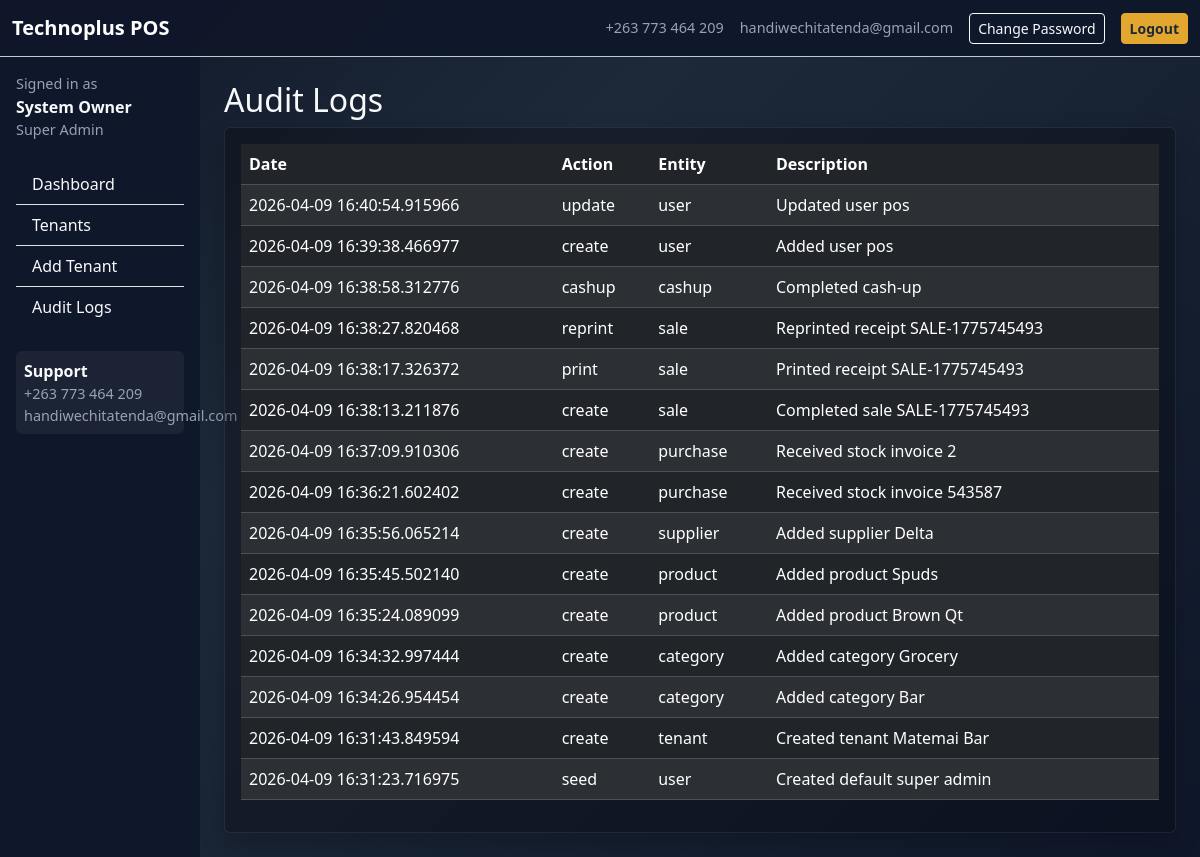
The page /admin/audit (signed in) on the database its author committed.
### app/models.py (models this page shows, shortened)
class TimestampMixin:
    created_at = db.Column(db.DateTime, default=datetime.utcnow, nullable=False)
    updated_at = db.Column(db.DateTime, default=datetime.utcnow, onupdate=datetime.utcnow)

class User(db.Model, UserMixin, TimestampMixin):
    id = db.Column(db.Integer, primary_key=True)
    tenant_id = db.Column(db.Integer, db.ForeignKey("tenant.id"), nullable=True)
    branch_id = db.Column(db.Integer, db.ForeignKey("branch.id"), nullable=True)
    full_name = db.Column(db.String(120), nullable=False)
    username = db.Column(db.String(80), unique=True, nullable=False)
    email = db.Column(db.String(120), default="")
    phone = db.Column(db.String(30), default="")
    password_hash = db.Column(db.String(255), nullable=False)
    role = db.Column(db.String(30), nullable=False, default="cashier")
    status = db.Column(db.String(20), default="active")
    must_change_password = db.Column(db.Boolean, default=False)
    last_login = db.Column(db.DateTime)
    tenant = db.relationship("Tenant", backref="users")
    branch = db.relationship("Branch", backref="users")
    @property
    def is_super_admin(self):
        return self.role == "super_admin"

class AuditLog(db.Model):
    id = db.Column(db.Integer, primary_key=True)
    tenant_id = db.Column(db.Integer, nullable=True)
    branch_id = db.Column(db.Integer, nullable=True)
    user_id = db.Column(db.Integer, nullable=True)
    action_type = db.Column(db.String(60), nullable=False)
    entity_type = db.Column(db.String(60), nullable=False)
    entity_id = db.Column(db.Integer, nullable=True)
    description = db.Column(db.String(255), default="")
    created_at = db.Column(db.DateTime, default=datetime.utcnow, nullable=False)

### app/routes.py (the view)
    @app.route("/admin/audit")
    @login_required
    def audit_logs():
        require_super_admin()
        logs = AuditLog.query.order_by(AuditLog.created_at.desc()).limit(200).all()
        return render_template("audit_logs.html", logs=logs)

### app/__init__.py (called while the page is built)
def create_app():
    app = Flask(__name__, instance_relative_config=True)
    os.makedirs(app.instance_path, exist_ok=True)
    db_path = os.path.join(app.instance_path, "technoplus_pos.db")
    app.config.update(
        SECRET_KEY="change-this-secret-key",
        SQLALCHEMY_DATABASE_URI=f"sqlite:///{db_path}",
        SQLALCHEMY_TRACK_MODIFICATIONS=False,
    )
    db.init_app(app)
    login_manager.init_app(app)
    from .models import User
    @login_manager.user_loader
    def load_user(user_id):
        return User.query.get(int(user_id))
    from .routes import register_routes
    register_routes(app)
    with app.app_context():
        from . import models
        db.create_all()
        from .utils import seed_defaults
        seed_defaults()
    return app

### app/templates/audit_logs.html
{% extends 'base.html' %}
{% block content %}
<h2>Audit Logs</h2>
<div class="card bg-black bg-opacity-25 card-soft"><div class="card-body"><div class="table-responsive">
<table class="table table-dark table-striped"><thead><tr><th>Date</th><th>Action</th><th>Entity</th><th>Description</th></tr></thead><tbody>
{% for log in logs %}
<tr><td>{{ log.created_at }}</td><td>{{ log.action_type }}</td><td>{{ log.entity_type }}</td><td>{{ log.description }}</td></tr>
{% endfor %}
</tbody></table></div></div></div>
{% endblock %}

### app/templates/base.html (shortened to what this page needs)
<!doctype html>
<html lang="en">
<head>
  <link href="https://cdn.jsdelivr.net/npm/bootstrap@5.3.3/dist/css/bootstrap.min.css" rel="stylesheet">
  <link href="{{ url_for('static', filename='theme.css') }}" rel="stylesheet">
</head>
<body class="text-light">
<nav class="navbar navbar-expand-lg navbar-dark border-bottom border-secondary-subtle" style="background:rgba(15,23,42,.95)">
  <div class="container-fluid">
    <a class="navbar-brand fw-bold" href="{{ url_for('landing') }}">Technoplus POS</a>
    <div class="ms-auto d-flex gap-3 align-items-center">
      <span class="small-muted">{{ support_phone }}</span>
      <span class="small-muted">{{ support_email }}</span>
      {% if current_user.is_authenticated %}
        <a class="btn btn-sm btn-outline-light" href="{{ url_for('change_password') }}">Change Password</a>
        <a class="btn btn-sm btn-brand" href="{{ url_for('logout') }}">Logout</a>
      {% else %}
        <a class="btn btn-sm btn-brand" href="{{ url_for('login') }}">Login</a>
      {% endif %}
    </div>
  </div>
</nav>
<div class="container-fluid">
  {% if current_user.is_authenticated and request.endpoint not in ['landing','login'] %}
  <div class="row">
    <aside class="col-lg-2 col-md-3 sidebar p-3">
      <div class="mb-4">
        <div class="small-muted">Signed in as</div>
        <div class="fw-bold">{{ current_user.full_name }}</div>
        <div class="small-muted text-capitalize">{{ current_user.role.replace('_',' ') }}</div>
      </div>
      {% if current_user.is_super_admin %}
        <div class="list-group list-group-flush">
          <a class="list-group-item list-group-item-action bg-transparent text-light" href="{{ url_for('admin_dashboard') }}">Dashboard</a>
          <a class="list-group-item list-group-item-action bg-transparent text-light" href="{{ url_for('tenants') }}">Tenants</a>
          <a class="list-group-item list-group-item-action bg-transparent text-light" href="{{ url_for('new_tenant') }}">Add Tenant</a>
          <a class="list-group-item list-group-item-action bg-transparent text-light" href="{{ url_for('audit_logs') }}">Audit Logs</a>
        </div>
      {% endif %}
      <div class="mt-4 p-2 footer-strip rounded"><div class="fw-semibold">Support</div><div class="small-muted">{{ support_phone }}</div><div class="small-muted">{{ support_email }}</div></div>
    </aside>
    <main class="col-lg-10 col-md-9 p-4">
  {% else %}
    <main class="container py-4">
  {% endif %}
      {% block content %}{% endblock %}
  {% if current_user.is_authenticated and request.endpoint not in ['landing','login'] %}</main></div>{% else %}</main>{% endif %}
</div>
</body></html>

### app/static/theme.css (style rules this page uses)
body { background: linear-gradient(135deg, #101828 0%, #1d2939 35%, #0f172a 100%); min-height: 100vh; }
.card-soft { border: 1px solid rgba(255,255,255,.08); box-shadow: 0 10px 24px rgba(0,0,0,.18); }
.btn-brand { background: #e3a72f; border-color:#e3a72f; color:#1d2939; font-weight:600; }
.sidebar { min-height:100vh; background: rgba(15,23,42,.96); }
.table thead th { white-space: nowrap; }
.small-muted { color: #98a2b3; font-size: .9rem; }
.footer-strip { background: rgba(255,255,255,.05); }

### rows shown on the page
User: email "handiwechitatenda@gmail.com", full_name "System Owner", role.replace "Super Admin"
AuditLog: created_at "2026-04-09 16:40:54.915966", action_type "update", entity_type "user", description "Updated user pos"
AuditLog: created_at "2026-04-09 16:39:38.466977", action_type "create", entity_type "user", description "Added user pos"
AuditLog: created_at "2026-04-09 16:38:58.312776", action_type "cashup", entity_type "cashup", description "Completed cash-up"
AuditLog: created_at "2026-04-09 16:38:27.820468", action_type "reprint", entity_type "sale", description "Reprinted receipt SALE-1775745493"
AuditLog: created_at "2026-04-09 16:38:17.326372", action_type "print", entity_type "sale", description "Printed receipt SALE-1775745493"
AuditLog: created_at "2026-04-09 16:38:13.211876", action_type "create", entity_type "sale", description "Completed sale SALE-1775745493"
AuditLog: created_at "2026-04-09 16:37:09.910306", action_type "create", entity_type "purchase", description "Received stock invoice 2"
AuditLog: created_at "2026-04-09 16:36:21.602402", action_type "create", entity_type "purchase", description "Received stock invoice 543587"
AuditLog: created_at "2026-04-09 16:35:56.065214", action_type "create", entity_type "supplier", description "Added supplier Delta"
AuditLog: created_at "2026-04-09 16:35:45.502140", action_type "create", entity_type "product", description "Added product Spuds"
AuditLog: created_at "2026-04-09 16:35:24.089099", action_type "create", entity_type "product", description "Added product Brown Qt"
AuditLog: created_at "2026-04-09 16:34:32.997444", action_type "create", entity_type "category", description "Added category Grocery"
AuditLog: created_at "2026-04-09 16:34:26.954454", action_type "create", entity_type "category", description "Added category Bar"
AuditLog: created_at "2026-04-09 16:31:43.849594", action_type "create", entity_type "tenant", description "Created tenant Matemai Bar"
AuditLog: created_at "2026-04-09 16:31:23.716975", action_type "seed", entity_type "user", description "Created default super admin"

### other values the page prints
{{ support_phone }} "+263 773 464 209"
